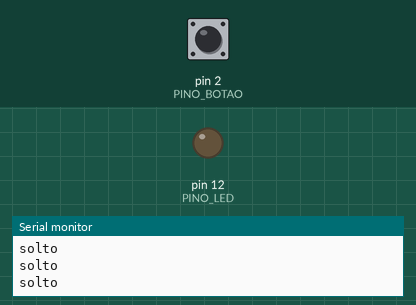
Simulated run of this sketch. Board: Arduino Uno, built with avr-gcc and run on an emulated ATmega328P. Parts: output pins drawn as LEDs (lit = HIGH), the last lines printed to the serial monitor. Dashed ring = blinking. The test bench sets the inputs (shaded band); at power-on: pin 2 (PINO_BOTAO) LOW.

Above: at 1.2 s.
1.3 s: pin 2 (PINO_BOTAO) pulled HIGH for 0.15 s
At 1.39 s:
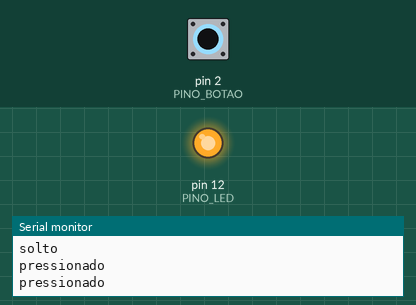
2.9 s: pin 2 (PINO_BOTAO) pulled HIGH for 1 s
At 5.0 s:
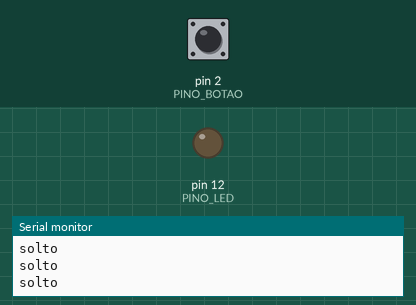
6.9 s: pin 2 (PINO_BOTAO) driven HIGH
At 7.5 s:
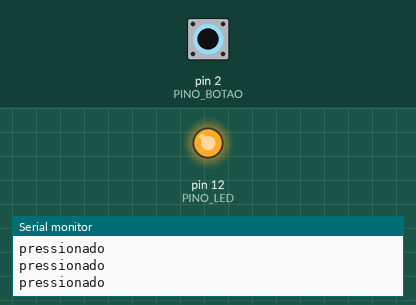
9.9 s: pin 2 (PINO_BOTAO) driven LOW
At 10.8 s:
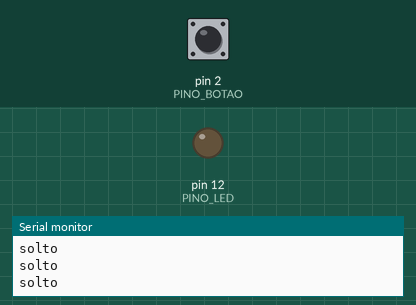
11.4 s: pin 2 (PINO_BOTAO) pulsed HIGH 5 times (0.12 s each, 0.3 s apart)
At 11.47 s:
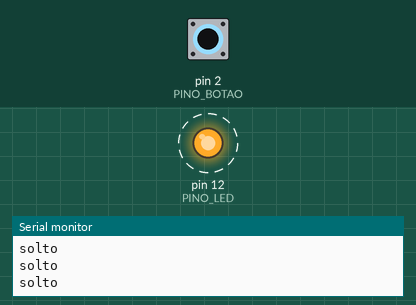
Timing chart, 0 to 14.4 s (numbered marks = the images above; inputs shaded):
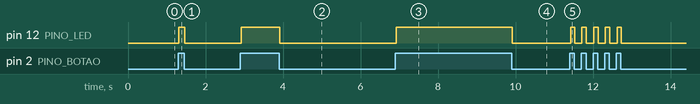

Measured:
- after the input at 1.3 s, pin 12 (PINO_LED): LOW → HIGH at once, → LOW 0.16 s later
- after the input at 2.9 s, pin 12 (PINO_LED): LOW → HIGH at once, → LOW 0.99 s later
- after the input at 6.9 s, pin 12 (PINO_LED): LOW → HIGH at once
- after the input at 9.9 s, pin 12 (PINO_LED): HIGH → LOW at once
- after the input at 11.4 s, pin 12 (PINO_LED): alternates HIGH for 0.12 s and LOW for 0.18 s, 10 changes in all, then stays LOW, starting at once

The sketch:

02-botao-led.ino
```cpp
// Liga o LED enquanto o botão está pressionado e desliga quando solta
//
// Montagem:
//   LED:   Pino 12 do Arduino -> resistor de 220 ohms -> perna LONGA do LED (+)
//          Perna CURTA do LED (-) -> GND do Arduino
//   Botão: uma perna -> 5V do Arduino
//          outra perna -> Pino 2 do Arduino
//          e um resistor (10k) do Pino 2 -> GND (resistor pull-down)

const int PINO_LED = 12;
const int PINO_BOTAO = 2;

void setup() {
  pinMode(PINO_LED, OUTPUT);
  pinMode(PINO_BOTAO, INPUT);
  Serial.begin(9600);
}

void loop() {
  // com o resistor pull-down o botão lê HIGH quando está pressionado
  int estado = digitalRead(PINO_BOTAO);

  // mostra no Monitor Serial o que o Arduino está lendo do botão
  Serial.println(estado == HIGH ? "pressionado" : "solto");

  if (estado == HIGH) {
    digitalWrite(PINO_LED, HIGH); // pressionado: liga
  } else {
    digitalWrite(PINO_LED, LOW);  // solto: desliga
  }
}
```
